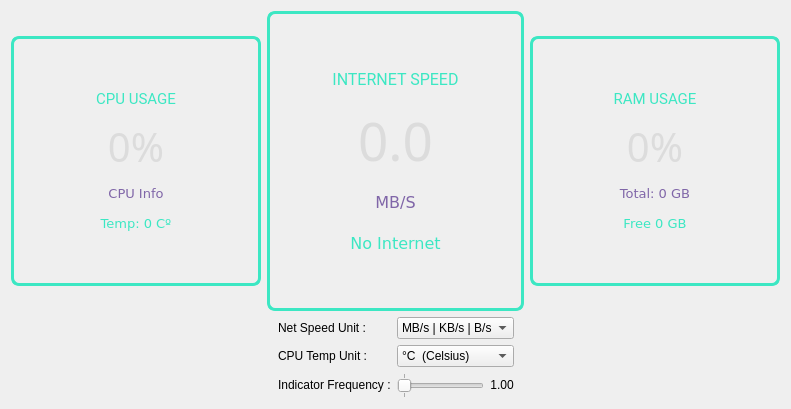
            <widget class="QWidget" name="stack_net_speed">
             <attribute name="icon">
              <iconset resource="resource.qrc">
               <normaloff>:/myresource/resource/icons8-speed-100.png</normaloff>:/myresource/resource/icons8-speed-100.png</iconset>
             </attribute>
             <attribute name="title">
              <string>System Monitor</string>
             </attribute>
             <layout class="QVBoxLayout" name="verticalLayout_18">
              <item>
               <layout class="QHBoxLayout" name="horizontalLayout_5">
                <item>
                 <widget class="QFrame" name="frame_circle_1">
                  <property name="minimumSize">
                   <size>
                    <width>250</width>
                    <height>250</height>
                   </size>
                  </property>
                  <property name="maximumSize">
                   <size>
                    <width>250</width>
                    <height>250</height>
                   </size>
                  </property>
                  <property name="styleSheet">
                   <string notr="true">QFrame{
	border: 3px solid rgb(60, 231, 195);
	border-radius: 8px;
}
QFrame:hover {
	border: 3px solid rgb(105, 95, 148);
}</string>
                  </property>
                  <property name="frameShape">
                   <enum>QFrame::StyledPanel</enum>
                  </property>
                  <property name="frameShadow">
                   <enum>QFrame::Raised</enum>
                  </property>
                  <layout class="QVBoxLayout" name="verticalLayout_21">
                   <property name="spacing">
                    <number>10</number>
                   </property>
                   <property name="leftMargin">
                    <number>10</number>
                   </property>
                   <property name="topMargin">
                    <number>50</number>
                   </property>
                   <property name="rightMargin">
                    <number>10</number>
                   </property>
                   <property name="bottomMargin">
                    <number>50</number>
                   </property>
                   <item>
                    <widget class="QLabel" name="label_cpu">
                     <property name="font">
                      <font>
                       <family>Roboto</family>
                       <pointsize>11</pointsize>
                      </font>
                     </property>
                     <property name="styleSheet">
                      <string notr="true">border: none;
color: rgb(60, 231, 195);</string>
                     </property>
                     <property name="text">
                      <string>CPU USAGE</string>
                     </property>
                     <property name="alignment">
                      <set>Qt::AlignCenter</set>
                     </property>
                    </widget>
                   </item>
                   <item>
                    <widget class="QLabel" name="cpu_usage">
                     <property name="font">
                      <font>
                       <family>Sans Serif</family>
                       <pointsize>30</pointsize>
                      </font>
                     </property>
                     <property name="styleSheet">
                      <string notr="true">border: none;
color: rgb(220,220,220);</string>
                     </property>
                     <property name="text">
                      <string>0%</string>
                     </property>
                     <property name="alignment">
                      <set>Qt::AlignCenter</set>
                     </property>
                    </widget>
                   </item>
                   <item>
                    <widget class="QLabel" name="label_38">
                     <property name="font">
                      <font>
                       <family>DejaVu Sans</family>
                       <pointsize>10</pointsize>
                      </font>
                     </property>
                     <property name="styleSheet">
                      <string notr="true">border: none;
 color: rgb(128, 102, 168);</string>
                     </property>
                     <property name="text">
                      <string>CPU Info</string>
                     </property>
                     <property name="alignment">
                      <set>Qt::AlignCenter</set>
                     </property>
                    </widget>
                   </item>
                   <item>
                    <widget class="QLabel" name="cpu_temp">
                     <property name="font">
                      <font>
                       <family>DejaVu Sans</family>
                       <pointsize>10</pointsize>
                      </font>
                     </property>
                     <property name="styleSheet">
                      <string notr="true">border: none;
color: rgb(60, 231, 195);</string>
                     </property>
                     <property name="text">
                      <string>Temp: 0 Cº</string>
                     </property>
                     <property name="alignment">
                      <set>Qt::AlignCenter</set>
                     </property>
                    </widget>
                   </item>
                  </layout>
                 </widget>
                </item>
                <item>
                 <widget class="QFrame" name="frame_circle_2">
                  <property name="minimumSize">
                   <size>
                    <width>257</width>
                    <height>300</height>
                   </size>
                  </property>
                  <property name="maximumSize">
                   <size>
                    <width>300</width>
                    <height>300</height>
                   </size>
                  </property>
                  <property name="styleSheet">
                   <string notr="true">QFrame{
	border: 3px solid rgb(60, 231, 195);
	border-radius: 8px;
}
QFrame:hover {
	border: 3px solid rgb(105, 95, 148);
}</string>
                  </property>
                  <property name="frameShape">
                   <enum>QFrame::StyledPanel</enum>
                  </property>
                  <property name="frameShadow">
                   <enum>QFrame::Raised</enum>
                  </property>
                  <layout class="QVBoxLayout" name="verticalLayout_22">
                   <property name="spacing">
                    <number>10</number>
                   </property>
                   <property name="leftMargin">
                    <number>10</number>
                   </property>
                   <property name="topMargin">
                    <number>50</number>
                   </property>
                   <property name="rightMargin">
                    <number>10</number>
                   </property>
                   <property name="bottomMargin">
                    <number>50</number>
                   </property>
                   <item>
                    <widget class="QLabel" name="label_internet">
                     <property name="font">
                      <font>
                       <family>Roboto</family>
                       <pointsize>12</pointsize>
                      </font>
                     </property>
                     <property name="styleSheet">
                      <string notr="true">border: none;
color: rgb(60, 231, 195);</string>
                     </property>
                     <property name="text">
                      <string>INTERNET SPEED</string>
                     </property>
                     <property name="alignment">
                      <set>Qt::AlignCenter</set>
                     </property>
                    </widget>
                   </item>
                   <item>
                    <widget class="QLabel" name="internet_speed">
                     <property name="font">
                      <font>
                       <family>Sans Serif</family>
                       <pointsize>40</pointsize>
                      </font>
                     </property>
                     <property name="styleSheet">
                      <string notr="true">border: none;
color: rgb(220,220,220);</string>
                     </property>
                     <property name="text">
                      <string>0.0</string>
                     </property>
                     <property name="alignment">
                      <set>Qt::AlignCenter</set>
                     </property>
                    </widget>
                   </item>
                   <item>
                    <widget class="QLabel" name="internet_unit">
                     <property name="font">
                      <font>
                       <family>DejaVu Sans</family>
                       <pointsize>12</pointsize>
                      </font>
                     </property>
                     <property name="styleSheet">
                      <string notr="true">border: none;
 color: rgb(128, 102, 168);</string>
                     </property>
                     <property name="text">
                      <string>MB/S</string>
                     </property>
                     <property name="alignment">
                      <set>Qt::AlignCenter</set>
                     </property>
                    </widget>
                   </item>
                   <item>
                    <widget class="QLabel" name="internet_connection">
                     <property name="font">
                      <font>
                       <family>DejaVu Sans</family>
                       <pointsize>12</pointsize>
                      </font>
                     </property>
                     <property name="styleSheet">
                      <string notr="true">border: none;
color: rgb(60, 231, 195);</string>
                     </property>
                     <property name="text">
                      <string>No Internet</string>
                     </property>
                     <property name="alignment">
                      <set>Qt::AlignCenter</set>
                     </property>
                    </widget>
                   </item>
                  </layout>
                  <zorder>internet_speed</zorder>
                  <zorder>internet_unit</zorder>
                  <zorder>internet_connection</zorder>
                  <zorder>label_internet</zorder>
                 </widget>
                </item>
                <item>
                 <widget class="QFrame" name="frame_circle_3">
                  <property name="minimumSize">
                   <size>
                    <width>250</width>
                    <height>250</height>
                   </size>
                  </property>
                  <property name="maximumSize">
                   <size>
                    <width>250</width>
                    <height>250</height>
                   </size>
                  </property>
                  <property name="styleSheet">
                   <string notr="true">QFrame{
	border: 3px solid rgb(60, 231, 195);
	border-radius: 8px;
}
QFrame:hover {
	border: 3px solid rgb(105, 95, 148);
}</string>
                  </property>
                  <property name="frameShape">
                   <enum>QFrame::StyledPanel</enum>
                  </property>
                  <property name="frameShadow">
                   <enum>QFrame::Raised</enum>
                  </property>
                  <layout class="QVBoxLayout" name="verticalLayout_20">
                   <property name="spacing">
                    <number>10</number>
                   </property>
                   <property name="leftMargin">
                    <number>10</number>
                   </property>
                   <property name="topMargin">
                    <number>50</number>
                   </property>
                   <property name="rightMargin">
                    <number>10</number>
                   </property>
                   <property name="bottomMargin">
                    <number>50</number>
                   </property>
                   <item>
                    <widget class="QLabel" name="label_ram">
                     <property name="font">
                      <font>
                       <family>Roboto</family>
                       <pointsize>11</pointsize>
                      </font>
                     </property>
                     <property name="styleSheet">
                      <string notr="true">border: none;
color: rgb(60, 231, 195);</string>
                     </property>
                     <property name="text">
                      <string>RAM USAGE</string>
                     </property>
                     <property name="alignment">
                      <set>Qt::AlignCenter</set>
                     </property>
                    </widget>
                   </item>
                   <item>
                    <widget class="QLabel" name="ram_usage">
                     <property name="font">
                      <font>
                       <family>Sans Serif</family>
                       <pointsize>30</pointsize>
                      </font>
                     </property>
                     <property name="styleSheet">
                      <string notr="true">border: none;
color: rgb(220,220,220);</string>
                     </property>
                     <property name="text">
                      <string>0%</string>
                     </property>
                     <property name="alignment">
                      <set>Qt::AlignCenter</set>
                     </property>
                    </widget>
                   </item>
                   <item>
                    <widget class="QLabel" name="ram_total">
                     <property name="font">
                      <font>
                       <family>DejaVu Sans</family>
                       <pointsize>10</pointsize>
                      </font>
                     </property>
                     <property name="styleSheet">
                      <string notr="true">border: none;
 color: rgb(128, 102, 168);</string>
                     </property>
                     <property name="text">
                      <string>Total: 0 GB</string>
                     </property>
                     <property name="alignment">
                      <set>Qt::AlignCenter</set>
                     </property>
                    </widget>
                   </item>
                   <item>
                    <widget class="QLabel" name="ram_free">
                     <property name="font">
                      <font>
                       <family>DejaVu Sans</family>
                       <pointsize>10</pointsize>
                      </font>
                     </property>
                     <property name="styleSheet">
                      <string notr="true">border: none;
color: rgb(60, 231, 195);</string>
                     </property>
                     <property name="text">
                      <string>Free 0 GB</string>
                     </property>
                     <property name="alignment">
                      <set>Qt::AlignCenter</set>
                     </property>
                    </widget>
                   </item>
                  </layout>
                 </widget>
                </item>
               </layout>
              </item>
              <item>
               <layout class="QVBoxLayout" name="verticalLayout_14">
                <item>
                 <layout class="QGridLayout" name="gridLayout_12">
                  <item row="2" column="1">
                   <widget class="QLabel" name="label_23">
                    <property name="sizePolicy">
                     <sizepolicy hsizetype="Preferred" vsizetype="Fixed">
                      <horstretch>0</horstretch>
                      <verstretch>0</verstretch>
                     </sizepolicy>
                    </property>
                    <property name="layoutDirection">
                     <enum>Qt::LeftToRight</enum>
                    </property>
                    <property name="autoFillBackground">
                     <bool>false</bool>
                    </property>
                    <property name="styleSheet">
                     <string notr="true"/>
                    </property>
                    <property name="text">
                     <string>Indicator Frequency :</string>
                    </property>
                    <property name="alignment">
                     <set>Qt::AlignLeading|Qt::AlignLeft|Qt::AlignVCenter</set>
                    </property>
                   </widget>
                  </item>
                  <item row="2" column="0">
                   <spacer name="horizontalSpacer_5">
                    <property name="orientation">
                     <enum>Qt::Horizontal</enum>
                    </property>
                    <property name="sizeType">
                     <enum>QSizePolicy::Expanding</enum>
                    </property>
                    <property name="sizeHint" stdset="0">
                     <size>
                      <width>40</width>
                      <height>20</height>
                     </size>
                    </property>
                   </spacer>
                  </item>
                  <item row="2" column="5">
                   <spacer name="horizontalSpacer_20">
                    <property name="orientation">
                     <enum>Qt::Horizontal</enum>
                    </property>
                    <property name="sizeType">
                     <enum>QSizePolicy::Expanding</enum>
                    </property>
                    <property name="sizeHint" stdset="0">
                     <size>
                      <width>130</width>
                      <height>20</height>
                     </size>
                    </property>
                   </spacer>
                  </item>
                  <item row="2" column="4">
                   <widget class="QLabel" name="frequency_label">
                    <property name="sizePolicy">
                     <sizepolicy hsizetype="Fixed" vsizetype="Fixed">
                      <horstretch>0</horstretch>
                      <verstretch>0</verstretch>
                     </sizepolicy>
                    </property>
                    <property name="styleSheet">
                     <string notr="true"/>
                    </property>
                    <property name="text">
                     <string>1.00</string>
                    </property>
                    <property name="alignment">
                     <set>Qt::AlignCenter</set>
                    </property>
                   </widget>
                  </item>
                  <item row="0" column="0">
                   <spacer name="horizontalSpacer_2">
                    <property name="orientation">
                     <enum>Qt::Horizontal</enum>
                    </property>
                    <property name="sizeType">
                     <enum>QSizePolicy::Expanding</enum>
                    </property>
                    <property name="sizeHint" stdset="0">
                     <size>
                      <width>40</width>
                      <height>20</height>
                     </size>
                    </property>
                   </spacer>
                  </item>
                  <item row="0" column="1">
                   <widget class="QLabel" name="label_20">
                    <property name="sizePolicy">
                     <sizepolicy hsizetype="Preferred" vsizetype="Fixed">
                      <horstretch>0</horstretch>
                      <verstretch>0</verstretch>
                     </sizepolicy>
                    </property>
                    <property name="layoutDirection">
                     <enum>Qt::LeftToRight</enum>
                    </property>
                    <property name="styleSheet">
                     <string notr="true"/>
                    </property>
                    <property name="text">
                     <string>Net Speed Unit :  </string>
                    </property>
                    <property name="alignment">
                     <set>Qt::AlignLeading|Qt::AlignLeft|Qt::AlignVCenter</set>
                    </property>
                   </widget>
                  </item>
                  <item row="1" column="1">
                   <widget class="QLabel" name="label_45">
                    <property name="sizePolicy">
                     <sizepolicy hsizetype="Preferred" vsizetype="Fixed">
                      <horstretch>0</horstretch>
                      <verstretch>0</verstretch>
                     </sizepolicy>
                    </property>
                    <property name="layoutDirection">
                     <enum>Qt::LeftToRight</enum>
                    </property>
                    <property name="styleSheet">
                     <string notr="true"/>
                    </property>
                    <property name="text">
                     <string>CPU Temp Unit :  </string>
                    </property>
                    <property name="alignment">
                     <set>Qt::AlignLeading|Qt::AlignLeft|Qt::AlignVCenter</set>
                    </property>
                   </widget>
                  </item>
                  <item row="1" column="0">
                   <spacer name="horizontalSpacer_11">
                    <property name="orientation">
                     <enum>Qt::Horizontal</enum>
                    </property>
                    <property name="sizeType">
                     <enum>QSizePolicy::Expanding</enum>
                    </property>
                    <property name="sizeHint" stdset="0">
                     <size>
                      <width>40</width>
                      <height>20</height>
                     </size>
                    </property>
                   </spacer>
                  </item>
                  <item row="1" column="5">
                   <spacer name="horizontalSpacer_23">
                    <property name="orientation">
                     <enum>Qt::Horizontal</enum>
                    </property>
                    <property name="sizeType">
                     <enum>QSizePolicy::Expanding</enum>
                    </property>
                    <property name="sizeHint" stdset="0">
                     <size>
                      <width>130</width>
                      <height>20</height>
                     </size>
                    </property>
                   </spacer>
                  </item>
                  <item row="1" column="2" colspan="3">
                   <widget class="QComboBox" name="comboBox_cpu_temp">
                    <property name="sizePolicy">
                     <sizepolicy hsizetype="Preferred" vsizetype="Fixed">
                      <horstretch>0</horstretch>
                      <verstretch>0</verstretch>
                     </sizepolicy>
                    </property>
                    <property name="minimumSize">
                     <size>
                      <width>0</width>
                      <height>0</height>
                     </size>
                    </property>
                    <property name="styleSheet">
                     <string notr="true"/>
                    </property>
                    <item>
                     <property name="text">
                      <string>°C  (Celsius)</string>
                     </property>
                     <property name="icon">
                      <iconset resource="resource.qrc">
                       <normaloff>:/myresource/resource/icons8-expand-arrow-100.png</normaloff>:/myresource/resource/icons8-expand-arrow-100.png</iconset>
                     </property>
                    </item>
                    <item>
                     <property name="text">
                      <string>°F  (Fahrenheit)</string>
                     </property>
                     <property name="icon">
                      <iconset resource="resource.qrc">
                       <normaloff>:/myresource/resource/icons8-expand-arrow-100.png</normaloff>:/myresource/resource/icons8-expand-arrow-100.png</iconset>
                     </property>
                    </item>
                   </widget>
                  </item>
                  <item row="2" column="2" colspan="2">
                   <widget class="QSlider" name="horizontalSlider_freq">
                    <property name="sizePolicy">
                     <sizepolicy hsizetype="Preferred" vsizetype="Fixed">
                      <horstretch>0</horstretch>
                      <verstretch>0</verstretch>
                     </sizepolicy>
                    </property>
                    <property name="cursor">
                     <cursorShape>PointingHandCursor</cursorShape>
                    </property>
                    <property name="styleSheet">
                     <string notr="true"/>
                    </property>
                    <property name="minimum">
                     <number>1</number>
                    </property>
                    <property name="maximum">
                     <number>6</number>
                    </property>
                    <property name="singleStep">
                     <number>1</number>
                    </property>
                    <property name="orientation">
                     <enum>Qt::Horizontal</enum>
                    </property>
                    <property name="tickPosition">
                     <enum>QSlider::TicksBothSides</enum>
                    </property>
                   </widget>
                  </item>
                  <item row="0" column="5">
                   <spacer name="horizontalSpacer_22">
                    <property name="orientation">
                     <enum>Qt::Horizontal</enum>
                    </property>
                    <property name="sizeType">
                     <enum>QSizePolicy::Expanding</enum>
                    </property>
                    <property name="sizeHint" stdset="0">
                     <size>
                      <width>130</width>
                      <height>20</height>
                     </size>
                    </property>
                   </spacer>
                  </item>
                  <item row="0" column="2" colspan="3">
                   <widget class="QComboBox" name="comboBox_speed_unit">
                    <property name="sizePolicy">
                     <sizepolicy hsizetype="Preferred" vsizetype="Fixed">
                      <horstretch>0</horstretch>
                      <verstretch>0</verstretch>
                     </sizepolicy>
                    </property>
                    <property name="minimumSize">
                     <size>
                      <width>0</width>
                      <height>0</height>
                     </size>
                    </property>
                    <property name="styleSheet">
                     <string notr="true"/>
                    </property>
                    <item>
                     <property name="text">
                      <string>MB/s | KB/s | B/s</string>
                     </property>
                     <property name="icon">
                      <iconset resource="resource.qrc">
                       <normaloff>:/myresource/resource/icons8-expand-arrow-100.png</normaloff>:/myresource/resource/icons8-expand-arrow-100.png</iconset>
                     </property>
                    </item>
                    <item>
                     <property name="text">
                      <string>mb/s | kb/s | b/s</string>
                     </property>
                     <property name="icon">
                      <iconset resource="resource.qrc">
                       <normaloff>:/myresource/resource/icons8-expand-arrow-100.png</normaloff>:/myresource/resource/icons8-expand-arrow-100.png</iconset>
                     </property>
                    </item>
                   </widget>
                  </item>
                 </layout>
                </item>
               </layout>
              </item>
             </layout>
            </widget>
